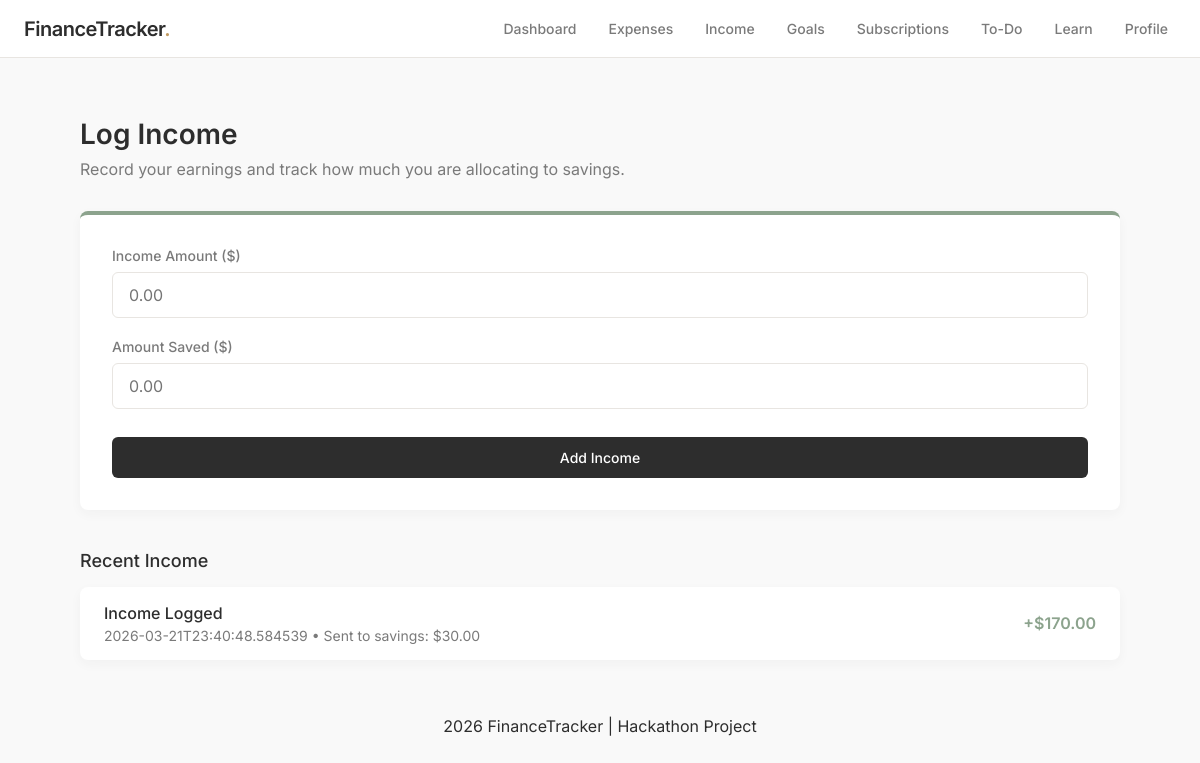
The app's page /income/oleksii, older data.
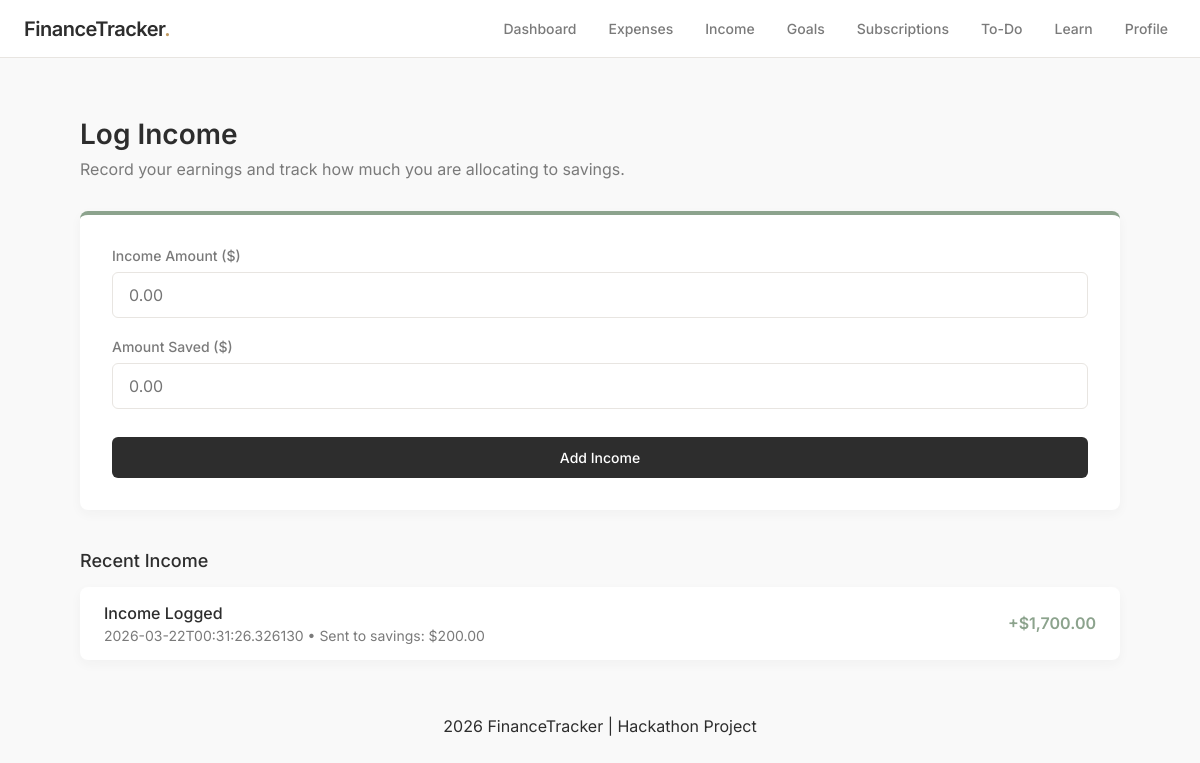
The same page, newer data.
### tables this page shows
CREATE TABLE income (
        id INTEGER PRIMARY KEY AUTOINCREMENT,
        user_id INTEGER,
        amount REAL,
        saved REAL,
        date TEXT
    );

### app.py (the view, shortened to what this page needs)
@app.route("/income/<username>", methods=["GET", "POST"])
def income(username):
    user_id = get_user_id(username)
    if not user_id:
        return redirect(url_for("index"))
    conn = get_db()
    data = conn.execute(
        "SELECT * FROM income WHERE user_id=?",
        (user_id,)
    ).fetchall()
    conn.close()
    return render_template("income.html", data=data, username=username)

### app.py (called while the page is built)
def get_db():
    conn = sqlite3.connect(DB)
    conn.row_factory = sqlite3.Row
    return conn

def get_user_id(username):
    conn = get_db()
    user = conn.execute(
        "SELECT id FROM users WHERE username=?",
        (username,)
    ).fetchone()
    conn.close()
    return user["id"] if user else None

@app.context_processor
def inject_user():
    username = request.view_args.get("username") if request.view_args else None
    return dict(current_user=username)

### templates/income.html (shortened to what this page needs)
{% extends "layout.html" %}
{% block navbar %}
    {% include "navbar.html" %}
{% endblock %}
{% block content %}
<div class="container">
    <div class="dashboard-header">
        <h1>Log Income</h1>
        <p>Record your earnings and track how much you are allocating to savings.</p>
    </div>
    <div class="form-card" style="border-top-color: #8CA38D;">
        <form method="POST">
            <div class="form-group">
                <label>Income Amount ($)</label>
                <input type="number" step="0.01" name="amount" class="form-control" placeholder="0.00" required>
            </div>
            <div class="form-group">
                <label>Amount Saved ($)</label>
                <input type="number" step="0.01" name="saved" class="form-control" placeholder="0.00" required>
            </div>
            <button type="submit" class="btn-primary" style="width: 100%; margin-top: 8px;">Add Income</button>
        </form>
    </div>
    <h3 class="section-title">Recent Income</h3>
    <div class="transaction-list">
        {% if data %}
            {% for i in data %}
                <div class="transaction-item">
                    <div class="tx-details">
                        <h4>Income Logged</h4>
                        <p>{{ i.date }} • Sent to savings: ${{ "{:,.2f}".format(i.saved|float) }}</p>
                    </div>
                    <div class="tx-amount" style="color: #8CA38D;">
                        +${{ "{:,.2f}".format(i.amount|float) }}
                    </div>
                </div>
            {% endfor %}
        {% else %}
            <div class="empty-state" style="padding: 32px; text-align: center; color: #7A7A7A;">
                No income logged yet. Time to get that bread!
            </div>
        {% endif %}
    </div>
</div>
{% endblock %}

Row changes from the older to the newer data that the page shows:
changed income: date "2026-03-21T23:40:48.584539" → "2026-03-22T00:31:26.326130"; saved "30.00" → "200.00"; amount "170.00" → "1,700.00"
